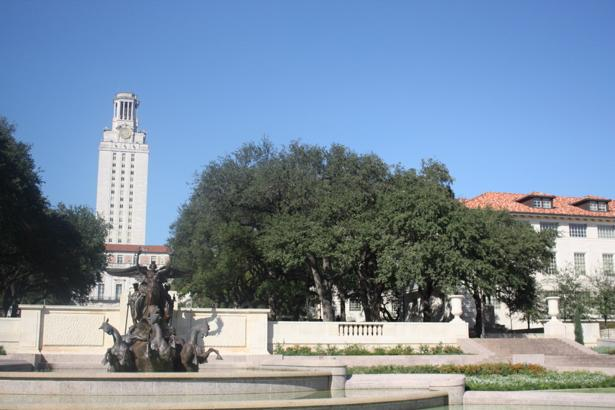
#> input picture 模式识别/模式识别课程第一次作业/reference/21307185_张礼贤_模式识别_homework1/images/uttower1.jpg, 615 x 410 px, found by its file name
$ python match.py
#> lines starting #> are read from the running program, lines starting #| are printed output that depends on the picture; after the words box and inside, x2 and y2 are one past the last pixel; in counts of white or black regions, pixels touching at a corner belong together
import cv2
import numpy as np
import matplotlib.pyplot as plt

def hog_descriptor(image, keypoints, winSize=(64, 64)):
    hog = cv2.HOGDescriptor(_winSize=winSize,
                            _blockSize=(winSize[0] // 2, winSize[1] // 2),
                            _blockStride=(winSize[0] // 4, winSize[1] // 4),
                            _cellSize=(winSize[0] // 8, winSize[1] // 8),
                            _nbins=9)
    descriptors = []
    valid_keypoints = []

    for kp in keypoints:
        x, y = int(kp.pt[0]), int(kp.pt[1])
        half_size = winSize[0] // 2
        if x - half_size >= 0 and y - half_size >= 0 and x + half_size <= image.shape[1] and y + half_size <= image.shape[0]:
            patch = image[y - half_size:y + half_size, x - half_size:x + half_size]
            descriptor = hog.compute(patch)
            if descriptor is not None:
                descriptors.append(descriptor)
                valid_keypoints.append(kp)

    if descriptors:
        return np.array(descriptors).squeeze(), valid_keypoints
    else:
        return np.array([]), []

def match_keypoints(img1, img2, feature_type='SIFT'):
    # 读取图像
#> called with img1 = 'images\\uttower1.jpg', img2 = 'images\\uttower2.jpg', feature_type = 'SIFT'
    image1 = cv2.imread(img1)  # 使用彩色图像
#> image1 is the input picture: shape (410, 615, 3); mean B, G, R 159, 140, 121.9
    image2 = cv2.imread(img2)  # 使用彩色图像
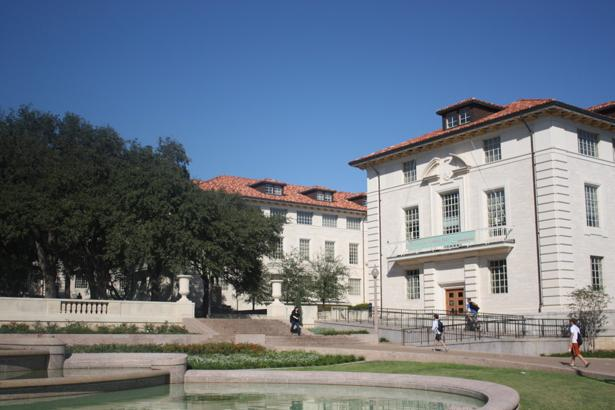
#> input picture 模式识别/模式识别课程第一次作业/reference/21307185_张礼贤_模式识别_homework1/images/uttower2.jpg, 615 x 410 px, found by its file name
#> image2 is the input picture: shape (410, 615, 3); mean B, G, R 132.1, 118.9, 107.7

    # 确保图像成功加载
    if image1 is None or image2 is None:
        raise ValueError("One of the images didn't load. Check the file paths.")

    descriptor = cv2.SIFT_create()  # 使用 SIFT 检测关键点，然后计算 HOG 描述符

    # 特征检测与描述子计算
    gray1 = cv2.cvtColor(image1, cv2.COLOR_BGR2GRAY)  # 转换为灰度用于检测和计算
    gray2 = cv2.cvtColor(image2, cv2.COLOR_BGR2GRAY)


    keypoints1, descriptors1 = descriptor.detectAndCompute(gray1, None)
#> keypoints1 = 1970 keypoints; strongest (x, y, size): (386, 315, 1.9), (419, 300, 2.1), (541, 330, 4.2), (372, 326, 1.9)
    keypoints2, descriptors2 = descriptor.detectAndCompute(gray2, None)
#> keypoints2 = 1592 keypoints; strongest (x, y, size): (575, 330, 5.8), (264, 312, 4.1), (474, 307, 5.3), (79, 297, 3.2)
    if feature_type == 'HOG':
        descriptors1, keypoints1 = hog_descriptor(gray1, keypoints1)
        descriptors2, keypoints2 = hog_descriptor(gray2, keypoints2)
        if not descriptors1.size or not descriptors2.size:
            raise ValueError("Insufficient valid keypoints for matching.")

    # 描述子匹配
    bf = cv2.BFMatcher(cv2.NORM_L2, crossCheck=True)
    matches = bf.match(descriptors1, descriptors2)
#> matches = 692 matches
    matches = sorted(matches, key=lambda x: x.distance)

    # 绘制匹配结果
    match_img = cv2.drawMatches(image1, keypoints1, image2, keypoints2, matches[:50], None, flags=2)

    # RANSAC 求解仿射变换矩阵
    if len(matches) >= 4:
        src_pts = np.float32([keypoints2[m.trainIdx].pt for m in matches]).reshape(-1, 1, 2)
#> src_pts = 692 rows, first 8: [318.2, 207.2], [284.9, 184.7], [244.2, 357.3], [139.2, 282.5], [258.5, 264.1], [117.5, 330.8], [223.1, 358.9], [314.5, 197.8]
        dst_pts = np.float32([keypoints1[m.queryIdx].pt for m in matches]).reshape(-1, 1, 2)
#> dst_pts = 692 rows, first 8: [592.5, 218.2], [554.1, 197], [523.7, 378.3], [410.7, 304], [531.1, 281.2], [393.3, 352.5], [501.5, 380], [587.5, 208.5]
        matrix, mask = cv2.findHomography(src_pts, dst_pts, cv2.RANSAC, 5.0)
#> matrix = [[0.765, 0.0381, 267.8], [-0.136, 0.913, 45.56], [-0.000353, -5.28e-05, 1]]; mask = 692 values, max 1 at index 0, min 0 at index 32, mean 0.568

        # 计算第二幅图像变换到第一幅图像坐标系下的新边界
        h2, w2, _ = image2.shape
#> h2 = 410; w2 = 615
        corners = np.float32([[0, 0], [0, h2], [w2, h2], [w2, 0]]).reshape(-1, 1, 2)
#> corners = [[0, 0], [0, 410], [615, 410], [615, 0]]
        transformed_corners = cv2.perspectiveTransform(corners, matrix)
#> transformed_corners = [[267.8, 45.56], [289.8, 429], [990.4, 441.7], [943.1, -48.5]]

        # 计算拼接图像的新边界
        h1, w1, _ = image1.shape
#> h1 = 410; w1 = 615
        all_corners = np.concatenate((transformed_corners, np.float32([[0, 0], [0, h1], [w1, h1], [w1, 0]]).reshape(-1, 1, 2)), axis=0)
#> all_corners = [[267.8, 45.56], [289.8, 429], [990.4, 441.7], [943.1, -48.5], [0, 0], [0, 410], [615, 410], [615, 0]]
        [x_min, y_min] = np.int32(all_corners.min(axis=0).ravel() - 0.5)
#> x_min = 0; y_min = -49
        [x_max, y_max] = np.int32(all_corners.max(axis=0).ravel() + 0.5)
#> x_max = 990; y_max = 442
        translation_dist = [-x_min, -y_min]
#> translation_dist = [0, 49]
        H_translation = np.array([[1, 0, translation_dist[0]], [0, 1, translation_dist[1]], [0, 0, 1]])
#> H_translation = [[1, 0, 0], [0, 1, 49], [0, 0, 1]]


        #创建一个黑布
        stitched_img = np.zeros((y_max-y_min,x_max-x_min , 3), dtype=np.uint8)

        # 将第一幅图像复制到结果图像中
        stitched_img[translation_dist[1]:translation_dist[1] + h1, translation_dist[0]:translation_dist[0] + w1] = image1

        # 应用变换，将第二幅图变换到第一幅图坐标系下，并将其结果合并到拼接图中
        # 使用更好的插值方法
        # 使用双线性插值变换第二幅图像，减少锯齿
        transformed_img2 = cv2.warpPerspective(image2, H_translation.dot(matrix), (x_max-x_min, y_max-y_min), flags=cv2.INTER_LINEAR)

        # 如果transformed_img2是彩色图像，则取其灰度图作为掩膜
        if transformed_img2.ndim == 3:
            gray_transformed = cv2.cvtColor(transformed_img2, cv2.COLOR_BGR2GRAY)
        else:
            gray_transformed = transformed_img2.copy()

        # 创建一个二值掩膜，表示变换后图像的非零像素区域
        binary_mask = gray_transformed > 20
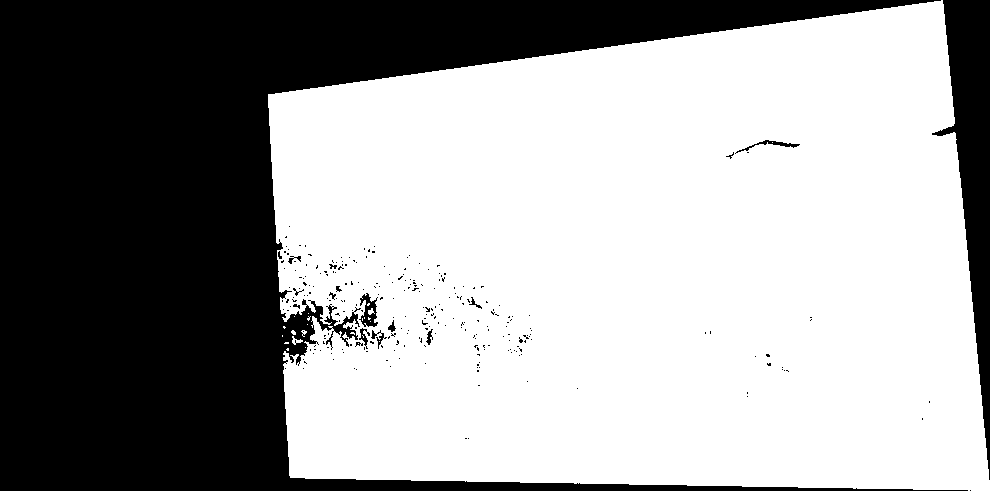
#> binary_mask: shape (491, 990) bool; 61.4% white; 266 black regions (251 under 20 px), largest, box (x1, y1, x2, y2) and area: (0, 0, 968, 491) 174305, (932, 0, 990, 480) 11455, (359, 293, 378, 327) 331

        # 对二值掩膜应用高斯模糊，产生平滑的边界
        soft_mask = cv2.GaussianBlur(binary_mask.astype(np.float32), (5, 5), 0)

        # 将模糊掩膜转换为二进制掩膜
        binary_mask = (soft_mask > 0.5).astype(np.uint8)
#> binary_mask: shape (491, 990); values 0 (black) and 1 (white), 61.6% white; 50 black regions (36 under 20 px), largest, box (x1, y1, x2, y2) and area: (0, 0, 935, 491) 174196, (933, 0, 990, 470) 11444, (360, 294, 378, 327) 341

        # 创建一个反掩膜，对于stitched_img中不应该由transformed_img2覆盖的区域
        inverse_mask = 1 - binary_mask

        # 更新stitched_img中的像素，只在反掩膜的区域内
        stitched_img = cv2.bitwise_and(stitched_img, stitched_img, mask=inverse_mask)

        # 添加变换后的图像到stitched_img中，只在掩膜的区域内
        stitched_img += cv2.bitwise_or(stitched_img, transformed_img2, mask=binary_mask)


    return match_img, stitched_img

# 使用 SIFT 特征进行匹配和拼接
match_img_sift, stitched_img_sift = match_keypoints('images\\uttower1.jpg', 'images\\uttower2.jpg', 'SIFT')
cv2.imshow('SIFT Matched Image', match_img_sift)
cv2.imshow('SIFT Stitched Image', stitched_img_sift)
cv2.waitKey(0)
cv2.destroyAllWindows()


# 使用 HOG 特征进行匹配和拼接
match_img_sift, stitched_img_sift = match_keypoints('images\\uttower1.jpg', 'images\\uttower2.jpg', 'HOG')
#> call 2 of match_keypoints, with img1 = 'images\\uttower1.jpg', img2 = 'images\\uttower2.jpg', feature_type = 'HOG'
#> the loop in hog_descriptor, `for kp in keypoints:` made 1970 passes
#> (kp, x, y) on passes 1 to 3: (keypoint at (3.1, 121.3), size 2, 3, 121), (keypoint at (4, 353.3), size 2.9, 3, 353), (keypoint at (5.4, 315.9), size 1.8, 5, 315)
#> after the loop in hog_descriptor, `for kp in keypoints:`:
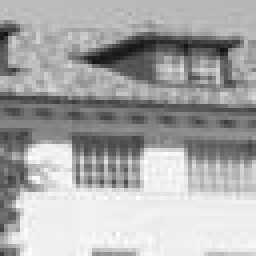
#> patch: shape (64, 64) (shown 4 times larger); min 16, max 254, mean 169.1
#> after the loop in hog_descriptor, `for kp in keypoints:`: descriptors = 1748 items; valid_keypoints = 1748 keypoints; strongest (x, y, size): (386, 315, 1.9), (419, 300, 2.1), (541, 330, 4.2), (372, 326, 1.9)
#> in match_keypoints (call 2), `descriptors1, keypoints1 = hog_descriptor(gray1, keypoints1)`: keypoints1 has the same summary as valid_keypoints in hog_descriptor
#> call 2 of hog_descriptor, with winSize = (64, 64)
#> the loop in hog_descriptor (call 2), `for kp in keypoints:` made 1592 passes
#> (kp, x, y) on passes 1 to 3: (keypoint at (2.3, 385.9), size 2.2, 2, 385), (keypoint at (3.4, 396.3), size 3.1, 3, 396), (keypoint at (3.6, 325.8), size 2.4, 3, 325)
#> after the loop in hog_descriptor (call 2), `for kp in keypoints:`:
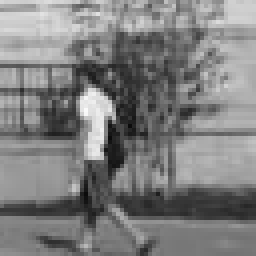
#> patch: shape (64, 64) (shown 4 times larger); min 11, max 250, mean 126.6
#> after the loop in hog_descriptor (call 2), `for kp in keypoints:`: descriptors = 1463 items; valid_keypoints = 1463 keypoints; strongest (x, y, size): (575, 330, 5.8), (264, 312, 4.1), (474, 307, 5.3), (79, 297, 3.2)
#> in match_keypoints (call 2), `descriptors2, keypoints2 = hog_descriptor(gray2, keypoints2)`:
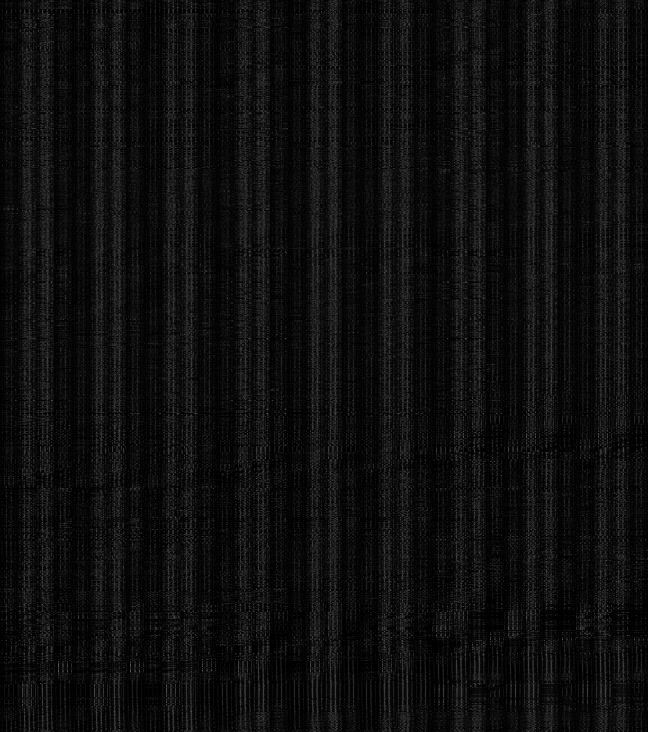
#> descriptors2: shape (1463, 1296) float32 (shown at 1/2 size); min 0, max 0.439, mean 0.0567
#> in match_keypoints (call 2), `descriptors2, keypoints2 = hog_descriptor(gray2, keypoints2)`: keypoints2 has the same summary as valid_keypoints in hog_descriptor
#> in match_keypoints (call 2), `matches = bf.match(descriptors1, descriptors2)`: matches = 413 matches
#> in match_keypoints (call 2), `match_img = cv2.drawMatches(image1, keypoints1, image2, keypoints2, ma..`:
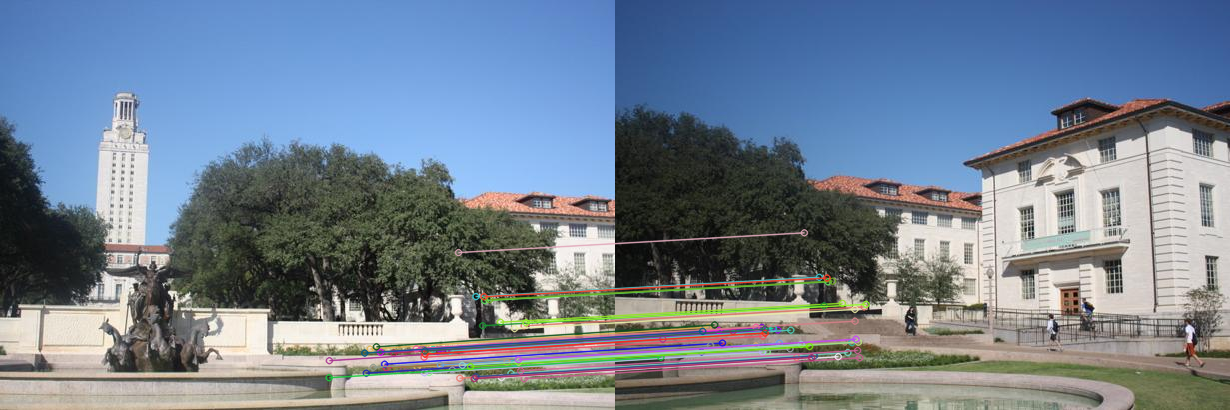
#> match_img: shape (410, 1230, 3); mean B, G, R 145.8, 129.5, 115
#> in match_keypoints (call 2), `src_pts = np.float32([keypoints2[m.trainIdx].pt for m in matches]).res..`: src_pts = 413 rows, first 8: [125.2, 348.7], [151.8, 351.3], [232.4, 352.1], [140.3, 345.5], [108.2, 346], [147.1, 351.4], [113.9, 345.7], [244.2, 357.3]
#> in match_keypoints (call 2), `dst_pts = np.float32([keypoints1[m.queryIdx].pt for m in matches]).res..`: dst_pts = 413 rows, first 8: [402.7, 369.9], [428.7, 372], [510.4, 373], [416.8, 366.5], [385.9, 367.4], [424, 372.3], [391.4, 367.3], [523.7, 378.3]
#> in match_keypoints (call 2), `matrix, mask = cv2.findHomography(src_pts, dst_pts, cv2.RANSAC, 5.0)`: matrix = [[0.764, 0.0384, 267.5], [-0.136, 0.91, 45.99], [-0.000355, -5.42e-05, 1]]; mask = 413 values, max 1 at index 0, min 0 at index 177, mean 0.932
#> in match_keypoints (call 2), `transformed_corners = cv2.perspectiveTransform(corners, matrix)`: transformed_corners = [[267.5, 45.99], [289.7, 428.8], [991.7, 441.8], [943.4, -48.12]]
#> in match_keypoints (call 2), `all_corners = np.concatenate((transformed_corners, np.float32([[0, 0],..`: all_corners = [[267.5, 45.99], [289.7, 428.8], [991.7, 441.8], [943.4, -48.12], [0, 0], [0, 410], [615, 410], [615, 0]]
#> in match_keypoints (call 2), `[x_min, y_min] = np.int32(all_corners.min(axis=0).ravel() - 0.5)`: y_min = -48
#> in match_keypoints (call 2), `[x_max, y_max] = np.int32(all_corners.max(axis=0).ravel() + 0.5)`: x_max = 992
#> in match_keypoints (call 2), `translation_dist = [-x_min, -y_min]`: translation_dist = [0, 48]
#> in match_keypoints (call 2), `H_translation = np.array([[1, 0, translation_dist[0]], [0, 1, translat..`: H_translation = [[1, 0, 0], [0, 1, 48], [0, 0, 1]]
#> in match_keypoints (call 2), `binary_mask = gray_transformed > 20`: binary_mask: shape (490, 992) bool; 61.5% white; 259 black regions (244 under 20 px), largest, box (x1, y1, x2, y2) and area: (0, 0, 962, 490) 173600, (932, 0, 992, 486) 12007, (359, 292, 378, 326) 330
#> in match_keypoints (call 2), `binary_mask = (soft_mask > 0.5).astype(np.uint8)`: binary_mask: shape (490, 992); values 0 (black) and 1 (white), 61.6% white; 46 black regions (32 under 20 px), largest, box (x1, y1, x2, y2) and area: (0, 0, 931, 490) 173118, (934, 0, 992, 477) 11999, (325, 312, 358, 345) 379
#> in match_keypoints (call 2), `stitched_img += cv2.bitwise_or(stitched_img, transformed_img2, mask=bi..`:
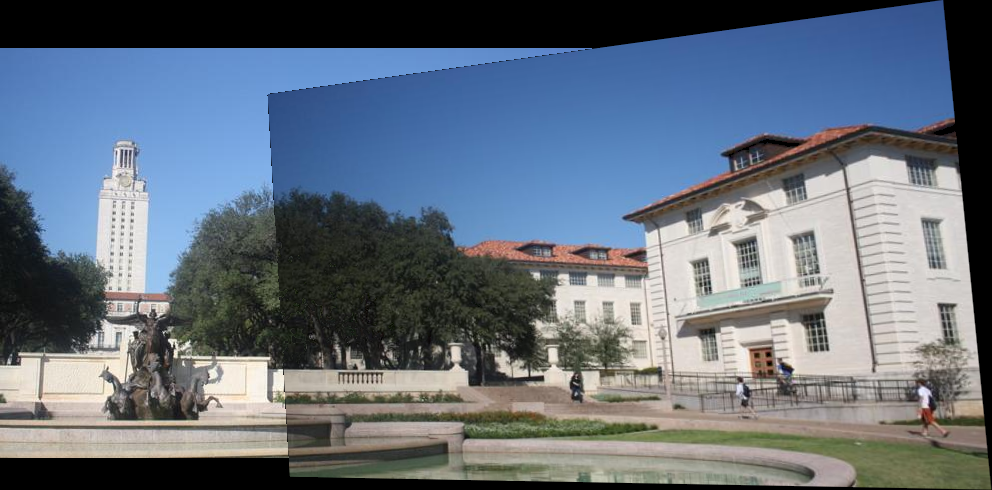
#> stitched_img: shape (490, 992, 3); mean B, G, R 124.5, 111.4, 100.4
cv2.imshow('HOG Matched Image', match_img_sift)
cv2.imshow('HOG Stitched Image', stitched_img_sift)
cv2.waitKey(0)
cv2.destroyAllWindows()
